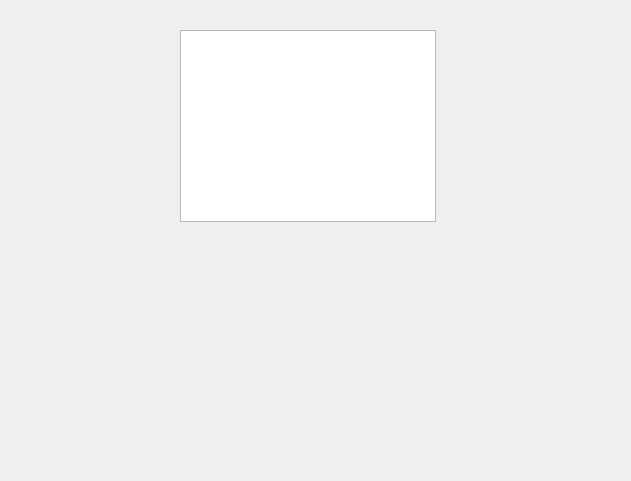
<?xml version="1.0" encoding="UTF-8"?>
<ui version="4.0">
 <class>MainWindow</class>
 <widget class="QDialog" name="MainWindow">
  <property name="geometry">
   <rect>
    <x>0</x>
    <y>0</y>
    <width>631</width>
    <height>481</height>
   </rect>
  </property>
  <property name="windowTitle">
   <string>Dialog</string>
  </property>
  <widget class="graphwidget" name="graphicsView">
   <property name="geometry">
    <rect>
     <x>180</x>
     <y>30</y>
     <width>256</width>
     <height>192</height>
    </rect>
   </property>
  </widget>
 </widget>
 <customwidgets>
  <customwidget>
   <class>graphwidget</class>
   <extends>QGraphicsView</extends>
   <header>graphwidget.h</header>
  </customwidget>
 </customwidgets>
 <resources/>
 <connections/>
</ui>
